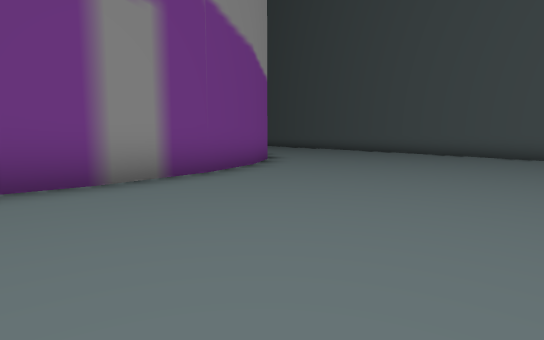
[1] (above)

18 first-person views from a walk through a 3-D level made in the Unity game engine. The camera is 1.2 m above the floor, tilts 6° down and sees 80° across. The floor is counted in squares, 2 m on a side. Each view is taken from the middle of a square. On the plan, view 1 faces up. The plan holds only what a view shows up to about 10 squares ahead; the rest is blank. The place goes on beyond the plan. The player is left out.

[2]
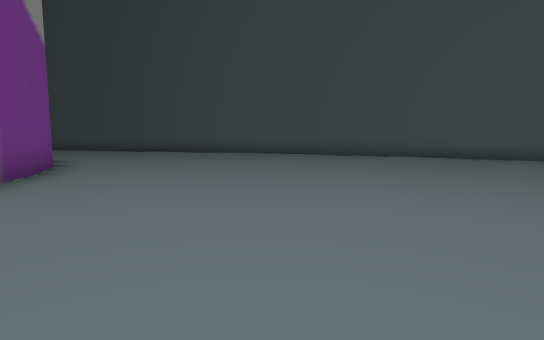

[3]
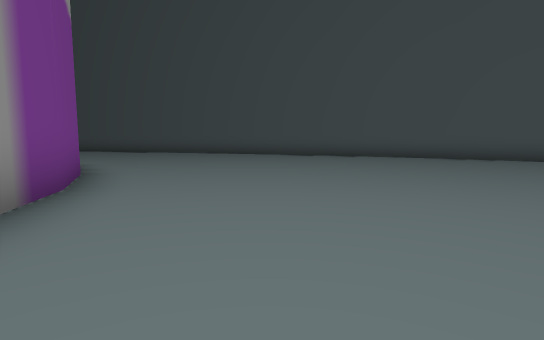

[4]
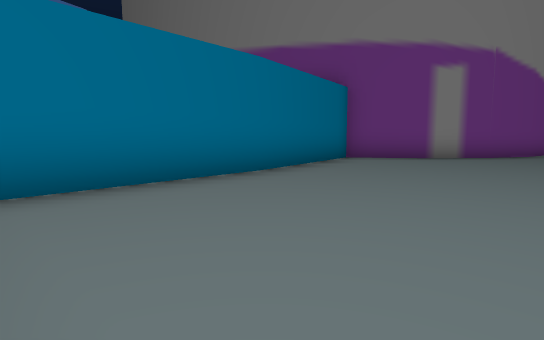

[5]
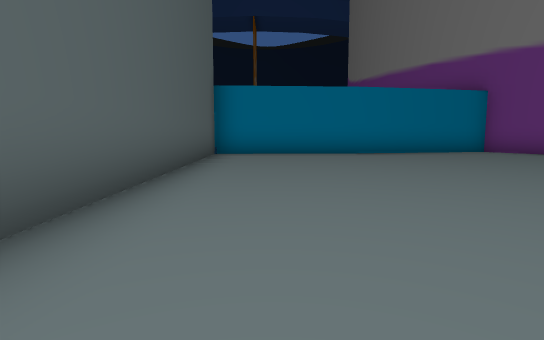

[6]
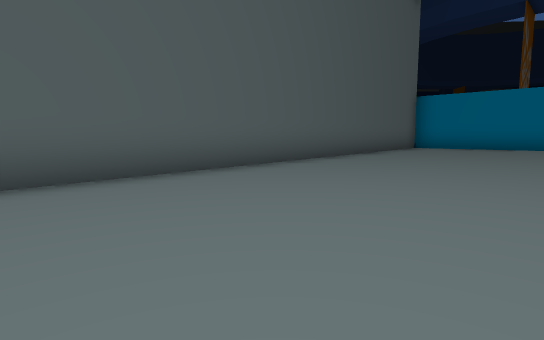

[7]
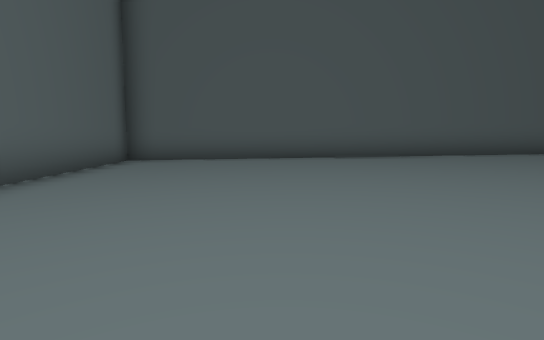

[8]
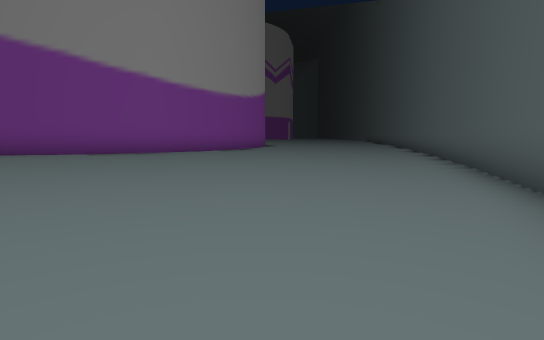

[9]
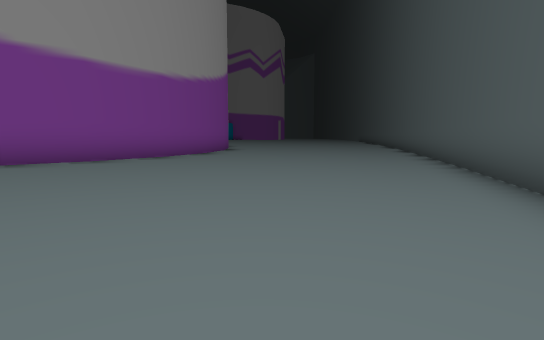

[10]
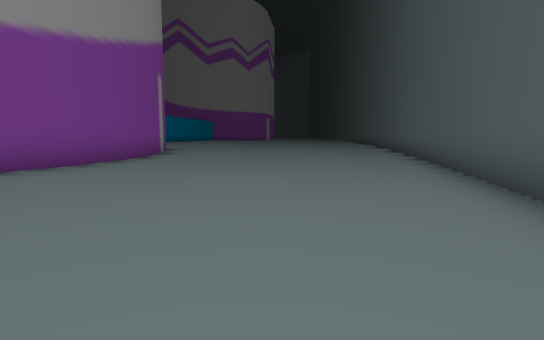

[11]
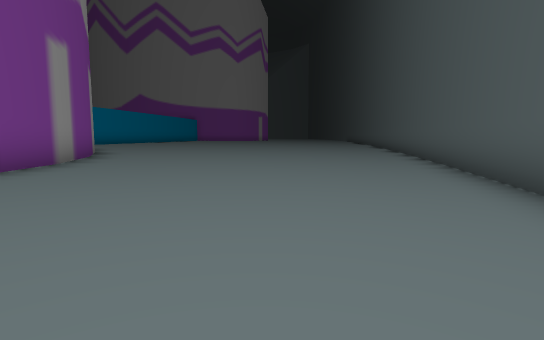

[12]
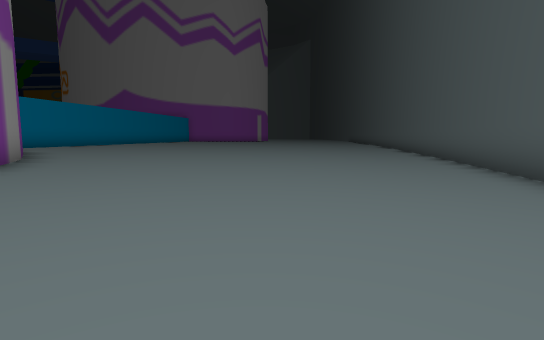

[13]
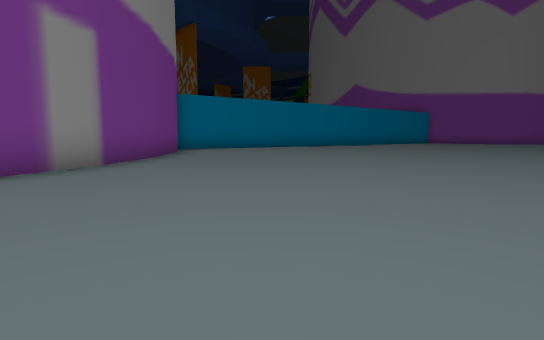

[14]
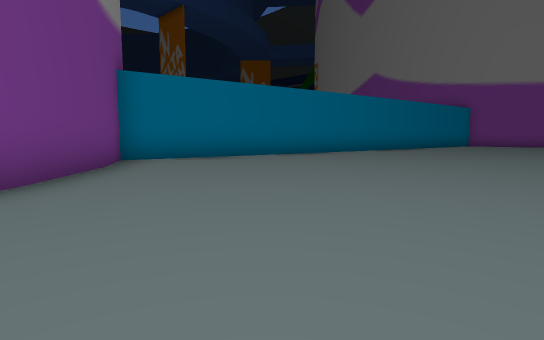

[15]
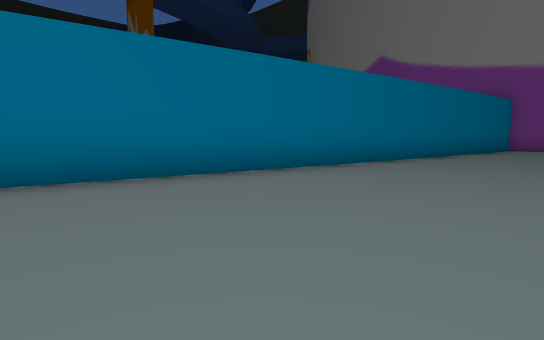

[16]
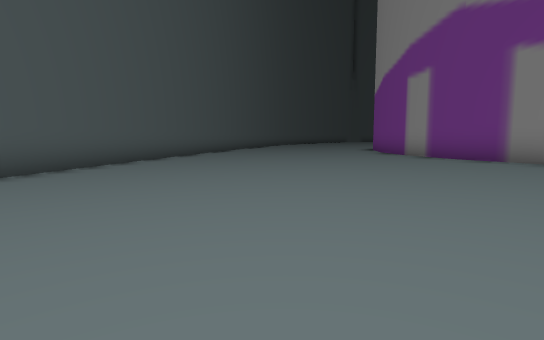

[17]
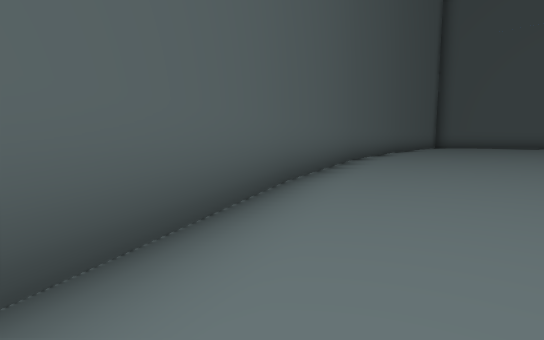

[18]
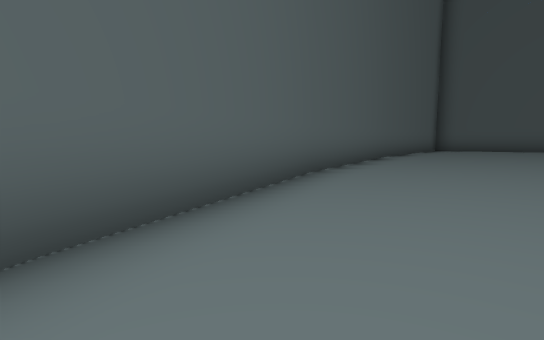

### Floor plan
Key: @ floor where view 1 was taken; # wall or solid block; . main floor; : floor 0.25 m higher than the main floor; v drop or lower ground.
Columns run from 18 left of view 1 to 12 right of it. Each row starts with its distance up from view 1.
 27 #::::::::........#
 26 #::::::::........##
 25 ##::::::::........##
 24  ##::::::::........#
 23   ##:::::::........##
 22    #::::::::........#
 21    ##::::::::.......##
 20     ##:::::::........##
 19      #######::........#
 18            ###:.......##
 17              ##........#
 16               ##.......##
 15                ##.......##
 14                 ##.......#
 13                  #.......##
 12                  #........#
 11                  ##.......##
 10                   #........#
  9                  ##:.......#
  8                  #::.......##
  7                  #:::.......#
  6                 ##:::.......##
  5                 #::::........#
  4                ##:::::.......#
  3               ##::::::.......#
  2               #:::::::.......#
  1               #:::::::.......##
  0            vv  v::@::::.......#
 -1                #:::::::.......#
 -2                #:::::::.......#
 -3                #:::::::.......#
 -4                #:::::::.......#
 -5                #:::::::.......#
 -6                ################

Positions as (right, up) in squares from view 1, and headings:
1: (0, 0), facing up
2: (-2, -1), facing up-right
3: (-2, 1), facing up-right
4: (1, -5), facing up-left
5: (6, -4), facing left
6: (9, -1), facing down-left
7: (8, 3), facing down
8: (9, 5), facing up-left
9: (7, 9), facing up-left
10: (5, 13), facing up-left
11: (3, 16), facing up-left
12: (1, 18), facing up-left
13: (-2, 22), facing left
14: (-6, 22), facing left
15: (-10, 23), facing left
16: (-8, 27), facing down-right
17: (6, 12), facing down-right
18: (7, 9), facing down-right
